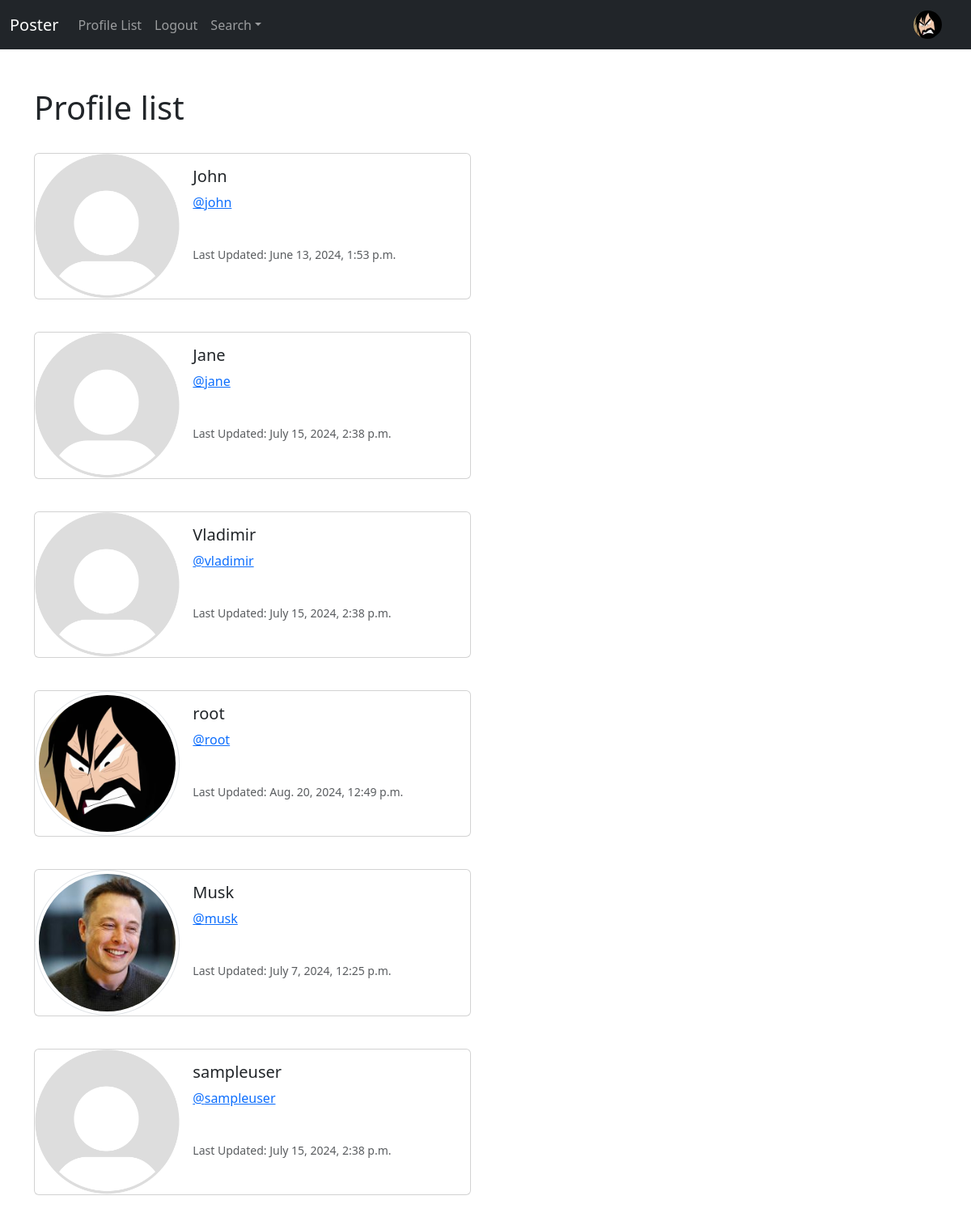
Screenshot of /profile_list/ (signed in) with the database file from the repository.
### poster/models.py (models this page shows, shortened)
class Profile(models.Model):
    user = models.OneToOneField(User, on_delete=models.CASCADE)
    follows = models.ManyToManyField('self', related_name='followed_by', symmetrical=False, blank=True)
    date_modified = models.DateTimeField(User, auto_now=True)
    profile_image = models.ImageField(null=True, blank=True, upload_to='images/')
    profile_bio = models.CharField(null=True, blank=True, max_length=140)
    website_link = models.CharField(null=True, blank=True, max_length=2000)
    vk_link = models.CharField(null=True, blank=True, max_length=2000)

### poster/views.py (the view)
# urls.py: path('profile_list/', views.profile_list, name='profile_list'),
def profile_list(request):
    if request.user.is_authenticated:
        profiles = Profile.objects.all()
        return render(request, 'profile_list.html', {'profiles': profiles})
    else:
        messages.success(request, 'You must be logged in to view this page.')
        return redirect('home')

### poster/templates/profile_list.html
{% extends 'base.html' %}
{% load static %}
{% block content %}
<h1>Profile list</h1>
<br/>
{% if profiles %}
    {% for profile in profiles %}
    <div class="card mb-3" style="max-width: 540px;">
      <div class="row g-0">
        <div class="col-md-4">
            {% if profile.profile_image %}
                <img src="{{ profile.profile_image.url }}" width=200 height=200 class="img-thumbnail img-fluid rounded-circle" alt="{{ profile.user.username }}">
            {% else %}
                <img src="{% static 'images/default_pfp.png' %}" class="img-fluid rounded-start" alt="Profile Image">
            {% endif %}
        </div>
        <div class="col-md-8">
          <div class="card-body">
            <h5 class="card-title">{{ profile.user.username }}</h5>
            <p class="card-text"><a href="{% url 'profile' profile.user.id %}">@{{ profile.user.username|lower }}</a></p>
            <br/>
            <p class="card-text"><small class="text-body-secondary">Last Updated: {{ profile.date_modified }}</small></p>
          </div>
        </div>
      </div>
    </div>
<br/>
{% endfor %}
{% endif %}
{% endblock %}

### poster/templates/base.html (shortened to what this page needs)
<!doctype html>
<html lang="en">
  <head>
    <link href="https://cdn.jsdelivr.net/npm/bootstrap@5.3.3/dist/css/bootstrap.min.css" rel="stylesheet">
  </head>
  <body>
    {% include 'navbar.html' %}
    <br/>
    <div class="container">
        <br/>
        {% block content %}
        {% endblock %}
    </div>
  </body>
</html>

### poster/templates/navbar.html (shortened to what this page needs)
{% load static %}
<nav class="navbar navbar-expand-lg navbar-dark bg-dark" xmlns="http://www.w3.org/1999/html">
  <div class="container-fluid">
    <a class="navbar-brand" href="{% url 'home' %}">Poster</a>
    <div class="collapse navbar-collapse" id="navbarSupportedContent">
      <ul class="navbar-nav me-auto mb-2 mb-lg-0">
        <li class="nav-item">
          <a class="nav-link" href="{% url 'profile_list' %}">Profile List</a>
        </li>
        {% if user.is_authenticated %}
          <li class="nav-item">
            <a class="nav-link" href="{% url 'logout' %}">Logout</a>
          </li>
        {% endif %}
        <li class="nav-item dropdown">
          <a class="nav-link dropdown-toggle" href="#" role="button" data-bs-toggle="dropdown" aria-expanded="false">Search</a>
        </li>
      </ul>
      {% if user.is_authenticated %}
        <ul class="navbar-nav ml-auto">
          <li class="nav-link navbar-brand">
            {% if user.profile.profile_image %}
              <a href="{% url 'profile' request.user.id %}"><img src="{{ user.profile.profile_image.url }}" class="rounded-circle" width="35"></a>
            {% else %}
              <a href="{% url 'profile' request.user.id %}"><img src="{% static 'images/default_pfp.png' %}" class="rounded-circle" width="35"></a>
            {% endif %}
          </li>
        </ul>
      {% endif %}
    </div>
  </div>
</nav>

### rows the page displays
Profile: user.username "John", user.username "john", date_modified "June 13, 2024, 1:53 p.m."
Profile: user.username "Jane", user.username "jane", date_modified "July 15, 2024, 2:38 p.m."
Profile: user.username "Vladimir", user.username "vladimir", date_modified "July 15, 2024, 2:38 p.m."
Profile: profile_image (picture), user.username "root", date_modified "Aug. 20, 2024, 12:49 p.m."
Profile: profile_image (picture), user.username "Musk", user.username "musk", date_modified "July 7, 2024, 12:25 p.m."
Profile: user.username "sampleuser", date_modified "July 15, 2024, 2:38 p.m."
